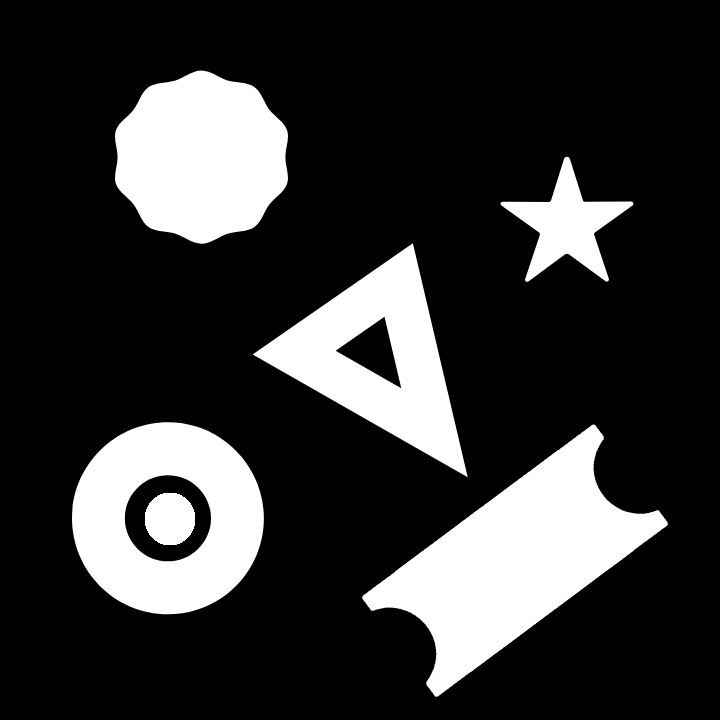
#> input picture image/Image.png, 720 x 720 px, found by its file name
$ python Canny_Edge_Detection.py
#> lines starting #> are read from the running program, lines starting #| are printed output that depends on the picture; after the words box and inside, x2 and y2 are one past the last pixel; in counts of white or black regions, pixels touching at a corner belong together
### t_module/img_process.py
import cv2
import numpy as np

def stackImages(scale, imgArray):
    rows = len(imgArray)
    cols = len(imgArray[0])
    rowsAvailable = isinstance(imgArray[0], list)
    width = imgArray[0][0].shape[1]
    height = imgArray[0][0].shape[0]
    if rowsAvailable:
        for x in range(0, rows):
            for y in range(0, cols):
                if imgArray[x][y].shape[:2] == imgArray[0][0].shape[:2]:
                    imgArray[x][y] = cv2.resize(imgArray[x][y], (0, 0), None, scale, scale)
                else:
                    imgArray[x][y] = cv2.resize(imgArray[x][y], (imgArray[0][0].shape[1], imgArray[0][0].shape[0]),
                                                None, scale, scale)
                if len(imgArray[x][y].shape) == 2: imgArray[x][y] = cv2.cvtColor(imgArray[x][y], cv2.COLOR_GRAY2BGR)
        imageBlank = np.zeros((height, width, 3), np.uint8)
        hor = [imageBlank] * rows
        hor_con = [imageBlank] * rows
        for x in range(0, rows):
            hor[x] = np.hstack(imgArray[x])
        ver = np.vstack(hor)
    else:
        for x in range(0, rows):
            if imgArray[x].shape[:2] == imgArray[0].shape[:2]:
                imgArray[x] = cv2.resize(imgArray[x], (0, 0), None, scale, scale)
            else:
                imgArray[x] = cv2.resize(imgArray[x], (imgArray[0].shape[1], imgArray[0].shape[0]), None, scale, scale)
            if len(imgArray[x].shape) == 2: imgArray[x] = cv2.cvtColor(imgArray[x], cv2.COLOR_GRAY2BGR)
        hor = np.hstack(imgArray)
        ver = hor
    return ver


# [11 lines left out: function getContours, not called in this run]

### Canny_Edge_Detection.py
# --------------------------------------------------------
# Canny Edge Detection
# Tuning Program
# (c) 2021.07. S.Choe
# --------------------------------------------------------


import cv2
import numpy as np
from t_module import img_process

filePath = './image/image.png'
img_src = cv2.imread(filePath,1 )
#> img_src is the input picture: shape (720, 720, 3); min 0, max 255, mean 52

height, width, channel = img_src.shape
#> height = 720; width = 720; channel = 3


# cv2 createTrackbar

def empty(x):
    pass


cv2.namedWindow('Parameters')
cv2.resizeWindow('Parameters', width = 600, height = 200)
cv2.createTrackbar('k_size_set', 'Parameters', 0, 10, empty)
cv2.createTrackbar('thresh_1', 'Parameters', 0, 500, empty)
cv2.createTrackbar('thresh_2', 'Parameters', 0, 500, empty)

# -----------------------------------------------
# Edge Detection Process
# 1. Color -> GrayScale
# 2. Gaussian Blur :: parameter -> kernel
# 3. Canny Edge Detection
# 3.1. Automatic Thresholds Finding
# 3.2. Quiita Thresholds Finding :: parameter -> threshold1, threshold2
# 4. Plotting
# -----------------------------------------------


while True:

    # 00. Make a Copy
    img_copy = img_src.copy()
    img_black = np.zeros_like(img_src)

    # 1. Color -> GrayScale
    img_gray = cv2.cvtColor(img_copy, cv2.COLOR_BGR2GRAY)

    # 2. Gaussian Blur
    kernel = cv2.getTrackbarPos('k_size_set', 'Parameters')
    kernel = (kernel * 2) + 1

    img_blur = cv2.GaussianBlur(img_gray, (kernel, kernel), None)

    # 3. Canny Edge Detection

    # 3.1. Automatic Thresholds Finding
    med_val = np.median(img_blur)
#> med_val = 0
    sigma = 0.33  # 0.33
    min_val = int(max(0, (1.0 - sigma) * med_val))
#> min_val = 0
    max_val = int(max(255, (1.0 + sigma) * med_val))
#> max_val = 255
    print('lower_val', min_val)
#| lower_val 0
    print('upper_val', max_val)
#| upper_val 255

    img_edge1 = cv2.Canny(img_blur, threshold1 = min_val, threshold2 = max_val)
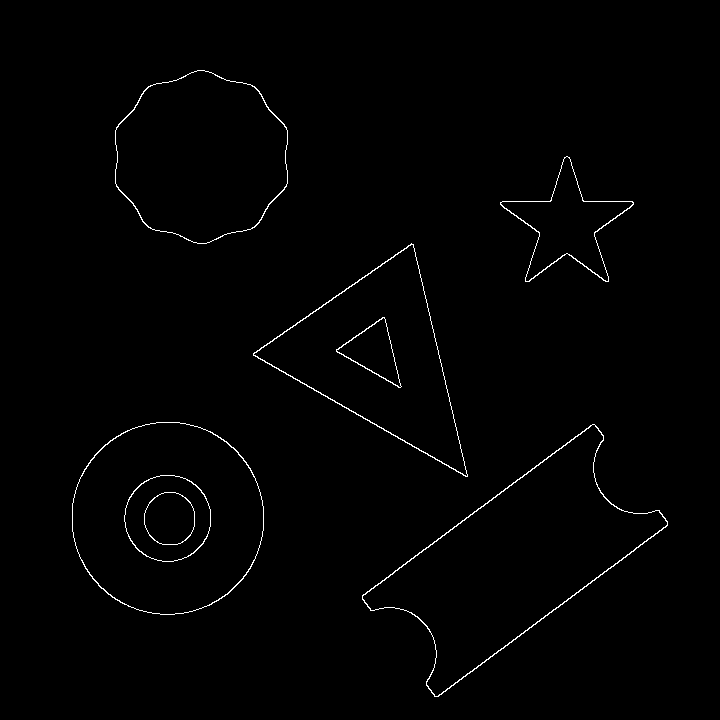
#> img_edge1: shape (720, 720); 0.9% white in thin lines or dots, all inside (x1, y1, x2, y2) = (72, 70, 668, 697)
    cv2.putText(img_edge1, 'th 1: {}'.format(str(min_val)), (0, 50), cv2.FONT_HERSHEY_COMPLEX_SMALL, 2,
                (255, 255, 255), 1, cv2.LINE_AA)
    cv2.putText(img_edge1, 'th 2: {}'.format(str(max_val)), (0, 100), cv2.FONT_HERSHEY_COMPLEX_SMALL, 2,
                (255, 255, 255), 1, cv2.LINE_AA)
    cv2.putText(img_edge1, 'k size: {}'.format('(' + str(kernel) + ',' + str(kernel) + ')'), (0, 150),
                cv2.FONT_HERSHEY_COMPLEX_SMALL, 2,
                (255, 255, 255), 1, cv2.LINE_AA)
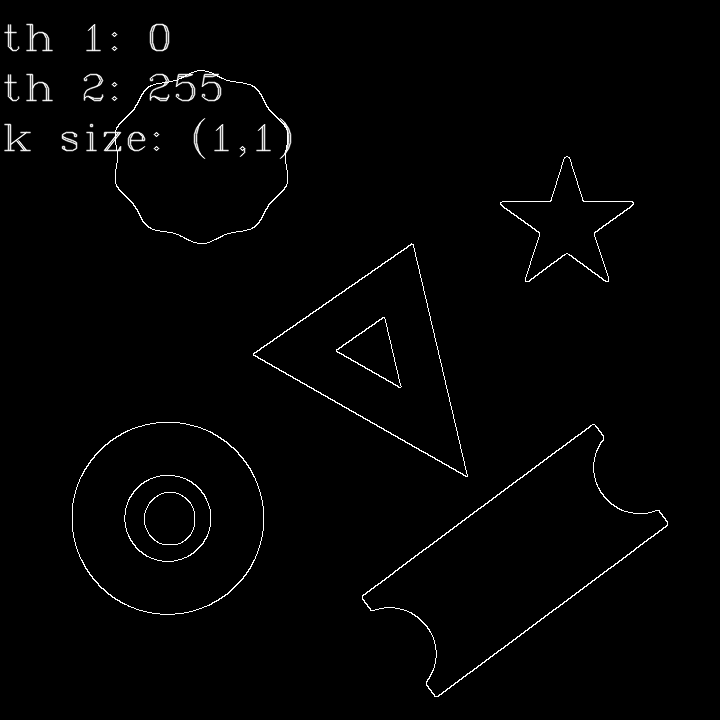
#> img_edge1: shape (720, 720); min 0, max 255, mean 3.4

    # 3.2 Quiita Thresholds Finding :: parameter -> threshold1, threshold2
    thres1_val = cv2.getTrackbarPos('thresh_1', 'Parameters')
    thres2_val = cv2.getTrackbarPos('thresh_2', 'Parameters')

    img_edge2 = cv2.Canny(img_blur, threshold1 = thres1_val, threshold2 = thres2_val)
    cv2.putText(img_edge2, 'th 1: {}'.format(str(thres1_val)), (0, 50), cv2.FONT_HERSHEY_COMPLEX_SMALL, 2,
                (255, 255, 255), 1, cv2.LINE_AA)
    cv2.putText(img_edge2, 'th 2: {}'.format(str(thres2_val)), (0, 100), cv2.FONT_HERSHEY_COMPLEX_SMALL, 2,
                (255, 255, 255), 1, cv2.LINE_AA)
    cv2.putText(img_edge2, 'ksize: {}'.format('(' + str(kernel) + ',' + str(kernel) + ')'), (0, 150),
                cv2.FONT_HERSHEY_COMPLEX_SMALL, 2,
                (255, 255, 255), 1, cv2.LINE_AA)
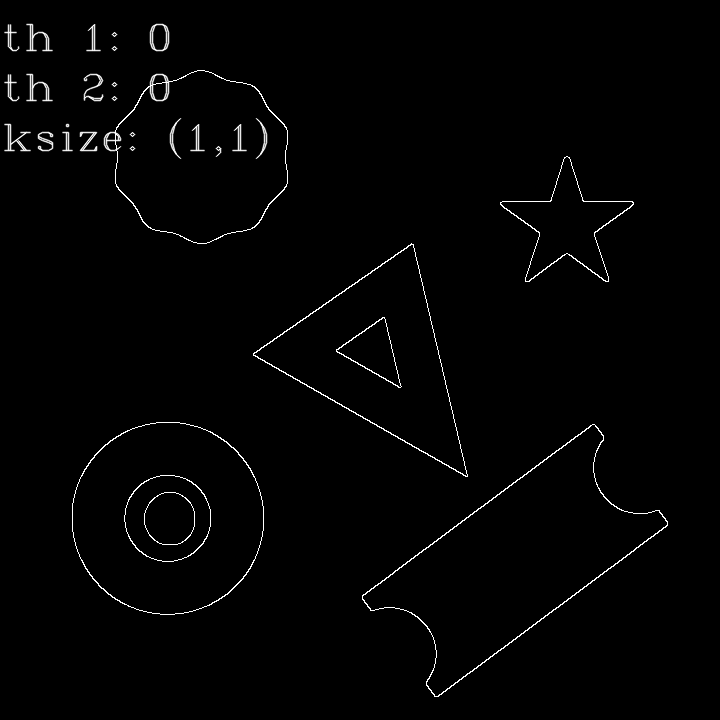
#> img_edge2: shape (720, 720); min 0, max 255, mean 3.3

    # 4. Plotting

    img_stack = img_process.stackImages(0.5, ([[img_src, img_gray],
                                               [img_blur, img_black],
                                               [img_edge1, img_edge2]]))
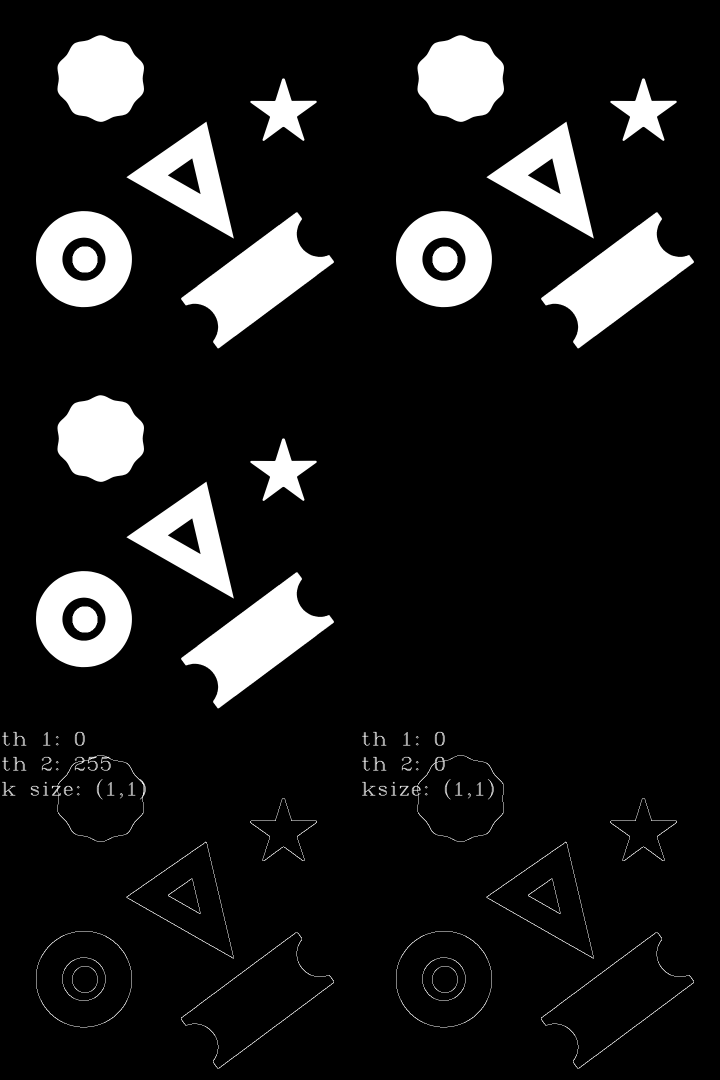
#> img_stack: shape (1080, 720, 3); min 0, max 255, mean 27.1

    cv2.imshow('Result', img_stack)
    cv2.imshow('Canny', img_edge2)

    # qを押すと止まる。
    if cv2.waitKey(1) & 0xFF == ord('q'):
#> (key q is pressed here)
        break

cv2.destroyAllWindows()
cv2.imwrite('image/automatic/image-canny-automatic.jpg', img_edge1)
cv2.imwrite('./image/image-canny-manual.jpg', img_edge2)
